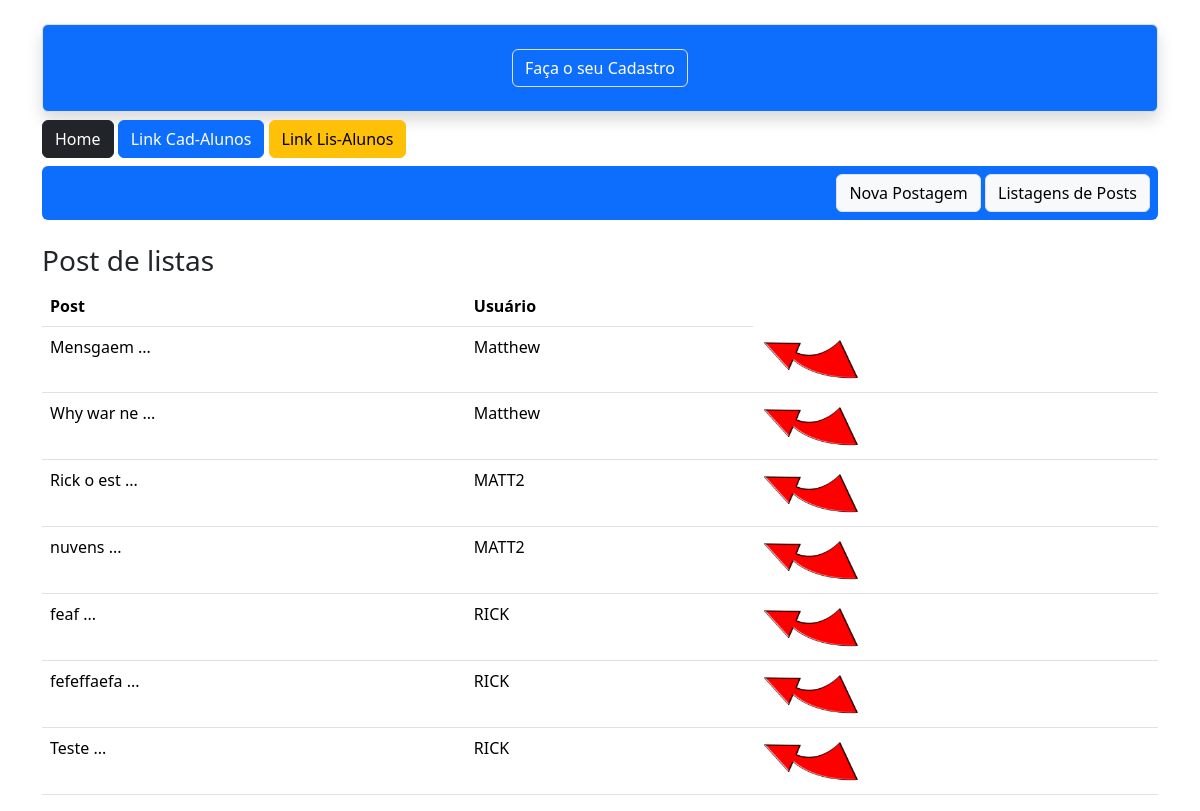
Screenshot of /post/lista with the database file from the repository.
### app/models.py (models this page shows)
class Post(db.Model):
    id = db.Column(db.Integer, primary_key = True)
    data_criação = db.Column(db.DateTime,default=datetime.now())
    mensagem = db.Column(db.String, nullable=True)
    user_id = db.Column(db.Integer, db.ForeignKey('user.id'),nullable=True)
    coms = db.relationship('ClasseComentario', backref='Post',lazy=True)
    imagem = db.Column(db.String, nullable=True, default='default.png')
    def msg_resumo(self):
        return f"{self.mensagem[:10]} ..."

class User(db.Model, UserMixin):
    id = db.Column(db.Integer, primary_key = True)
    nome = db.Column(db.String, nullable = True)
    sobrenome = db.Column(db.String, nullable = True)
    email = db.Column(db.String, nullable = True)
    senha = db.Column(db.String, nullable = True)
    posts = db.relationship('Post', backref='user',lazy=True)

### app/views.py (the view)
@app.route('/post/lista')
def PostLista():
    posts = Post.query.all()
    return render_template('post_lista.html', posts = posts)

### app/templates/post_lista.html (shortened to what this page needs)
{% extends 'base.html' %}
{% block content%}
</head>
    <div class="container">
        {% include 'nave.html' %}
            <div class="row mt-4">
                <h3>Post de listas</h3>
                <div class="col-12">
                    <table class="table">
                        <thead>
                            <tr>
                                <th>Post</th>
                                <th>Usuário</th>
                            </tr>
                        </thead>
                            <body>
                                {% for linha in posts %}
                                <tr>
                                    <td>{{linha.msg_resumo()}}</td>
                                    <td>{{linha.user.nome}}</td>
                                     <td><a href="{{url_for('PostDetail',id=linha.id)}}">  <img src="{{url_for('static', filename='img/Clickbait-Arrow.png')}}" width="100" height="50"> </a></td>
                                </tr>
                                {% endfor %}
                            </body>
                    </table>
                </div>
            </div>
        </div>
{% endblock %}

### app/templates/base.html (shortened to what this page needs)
<!DOCTYPE html>
<html lang="en">
<head>
    <link href="https://cdn.jsdelivr.net/npm/bootstrap@5.3.3/dist/css/bootstrap.min.css" rel="stylesheet">
</head>
<body>
    <section class ="container-fluid mt2">
        {% block content %}   {% endblock %}
    </section>
</body>
</html>

### app/templates/nave.html
<div class = "text-center">
    <div class="mt-4 p-4 border shadow bg-primary rounded" style="background-image: url('https://images.fineartamerica.com/images-medium-large-5/fluffy-white-clouds-in-a-blue-sky-emrah-turudu.jpg'); background-repeat: no-repeat; background-size: cover;  ">
        {% if current_user.is_authenticated %}
                <div class = "mt-2 text-end ">
                    <span class='btn btn-light'>{{current_user.nome}} {{current_user.sobrenome}}</span>
                    <a href="{{url_for('logout')}}" class="btn btn-danger">Sair</a>
                </div>
        {% else %}
        <a href="{{url_for('cadastro')}}" class="btn btn-primary border">Faça o seu Cadastro</a>
        {% endif %}
    </div>
    <div class = 'mt-2 rounded'>
        <div class = "text-start">
            <a href="/"class="btn btn-dark">Home</a>
            <a href="{{url_for('contato')}}"class="btn btn-primary">Link Cad-Alunos </a>
            <a href="{{url_for('contato_lista')}}"class="btn btn-warning">Link Lis-Alunos </a>
        </div>
        <div class="bg-primary rounded p-2 mt-2  text-end " style="#background-image: url('https://i.guim.co.uk/img/media/4df537fc995e39f96ec356d87fd597d2da9d704b/0_156_4083_2450/master/4083.jpg?width=1200&height=1200&quality=85&auto=format&fit=crop&s=f0014a4b443ac2f383e96ba4fb501f2e');">
            <a href = "{{url_for('PostNovo')}}" class = "btn btn-light border">Nova Postagem </a>
            <a href = "{{url_for('PostLista')}}" class = "btn btn-light border">Listagens de Posts </a>
        </div>
    </div>
</div>

### rows the page displays
Post: msg_resumo "Mensgaem ...", user.nome "Matthew"
Post: msg_resumo "Why war ne ...", user.nome "Matthew"
Post: msg_resumo "Rick o est ...", user.nome "MATT2"
Post: msg_resumo "nuvens ...", user.nome "MATT2"
Post: msg_resumo "feaf ...", user.nome "RICK"
Post: msg_resumo "fefeffaefa ...", user.nome "RICK"
Post: msg_resumo "Teste ...", user.nome "RICK"
